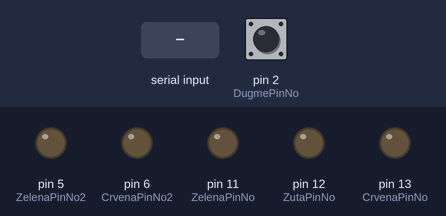
A sketch run on a simulated Arduino Uno, built with avr-gcc and run on an emulated ATmega328P. On the bench: output pins drawn as LEDs (lit = HIGH). Dashed ring = blinking. Inputs (shaded band) come from the test bench; at power-on: pin 2 (DugmePinNo) HIGH.

Above: at 1.2 s.
1.3 s: "0" received over Serial
At 2.7 s:
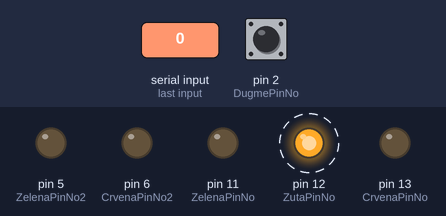
4.3 s: "1" received over Serial
At 6.4 s:
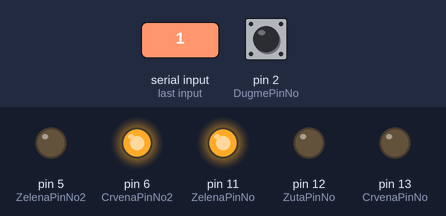
Timing chart, 0 to 7.9 s (numbered marks = the images above; inputs shaded):
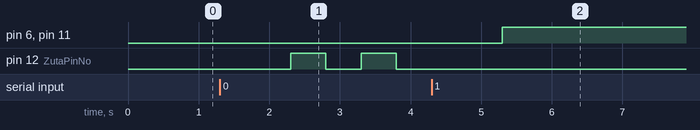

The sketch:

arduino1.ino
```cpp
const int CrvenaPinNo = 13;
const int ZutaPinNo = 12;
const int ZelenaPinNo = 11;
const int CrvenaPinNo2 = 6;
const int ZelenaPinNo2 = 5;
const int DugmePinNo = 2;

volatile int stanjeZuta = LOW; // u neaktivnom stanju zuta dioda treperi

const int VremeZeleno = 10000;
const int VremeZuto = 3000;
const int VremeZelenoPesak = 10000;
const int VremeZaPromenu = 2000;
const int VremeZaPromenu2 = 1000;
const int VremeZutaTreperi = 500;

unsigned long pocetno;
unsigned long trenutno;
unsigned long vreme;

String poruka = "";

volatile bool dugmeAktivno = false;
bool pocetnoStanje = false;
bool neaktivnoStanje = false;

void promeni(){
  if(!neaktivnoStanje){//ukoliko je deaktiviran semafor
  	dugmeAktivno = true;//pritisak na dugme nema funkciju
  }
}

void setup()
{
  Serial.begin(9600);
  pinMode(CrvenaPinNo, OUTPUT);
  pinMode(ZutaPinNo, OUTPUT);
  pinMode(ZelenaPinNo, OUTPUT);
  pinMode(CrvenaPinNo2, OUTPUT);
  pinMode(ZelenaPinNo2, OUTPUT);
  pinMode(DugmePinNo, INPUT);

  digitalWrite(CrvenaPinNo, LOW);
  digitalWrite(ZutaPinNo, LOW);
  digitalWrite(ZelenaPinNo, LOW);
  digitalWrite(CrvenaPinNo2, LOW);
  digitalWrite(ZelenaPinNo2, LOW);

  attachInterrupt(digitalPinToInterrupt(DugmePinNo), promeni, FALLING);

}

void aktivan(){
  	trenutno = millis();
    vreme = trenutno - pocetno;
    while(vreme<VremeZeleno){//provera da li je proslo 10s
      trenutno = millis();
      vreme = trenutno - pocetno;
   	}

    digitalWrite(ZelenaPinNo, LOW);
    digitalWrite(ZutaPinNo, HIGH);
    delay(VremeZuto);

    digitalWrite(ZutaPinNo, LOW);
    digitalWrite(CrvenaPinNo, HIGH);
   	delay(VremeZaPromenu);

    digitalWrite(CrvenaPinNo2, LOW);
    digitalWrite(ZelenaPinNo2, HIGH);
    delay(VremeZelenoPesak);

    digitalWrite(ZelenaPinNo2, LOW);
    digitalWrite(CrvenaPinNo2, HIGH);
    delay(VremeZaPromenu2);

    digitalWrite(CrvenaPinNo, LOW);
    digitalWrite(ZutaPinNo, HIGH);
    delay(VremeZuto);

    digitalWrite(ZutaPinNo, LOW);
    digitalWrite(ZelenaPinNo, HIGH);

  	pocetno = millis();

    dugmeAktivno = false;
}

void neaktivan(){
  //gase se sve lampice
  digitalWrite(CrvenaPinNo, LOW);
  digitalWrite(ZutaPinNo, LOW);
  digitalWrite(ZelenaPinNo, LOW);
  digitalWrite(CrvenaPinNo2, LOW);
  digitalWrite(ZelenaPinNo2, LOW);

  //promenljiva koja onemogucava pešaka da promeni stanje na semaforu
  neaktivnoStanje = true;

  while(poruka=="0"){
  	stanjeZuta = !stanjeZuta;
  	digitalWrite(ZutaPinNo, stanjeZuta);
  	delay(VremeZutaTreperi);
    if(Serial.available()>0){
  	  poruka = Serial.readString();
  	}
  }
}

void loop()
{
  if(Serial.available()>0){
  	poruka = Serial.readString();
  }
    if(poruka == "1"){
      if(!pocetnoStanje){
        digitalWrite(CrvenaPinNo, LOW);
        digitalWrite(ZutaPinNo, LOW);
        digitalWrite(ZelenaPinNo, HIGH);
        digitalWrite(CrvenaPinNo2, HIGH);
        digitalWrite(ZelenaPinNo2, LOW);
        pocetno = millis();//pocinje da meri vreme za zeleno svetlo za vozila
        pocetnoStanje = true;
      }
      if(dugmeAktivno){
        aktivan();
      }
    }else if(poruka == "0"){
      neaktivan();
      pocetnoStanje = false;
      neaktivnoStanje = false;
    }

}
```

Measured:
- after the input at 1.3 s, pin 12 (ZutaPinNo): alternates HIGH for 0.50 s and LOW for 0.50 s, starting after 1.0 s
- after the input at 4.3 s, pin 6 (CrvenaPinNo2), pin 11 (ZelenaPinNo): LOW → HIGH after 1.0 s; pin 12 (ZutaPinNo): stops changing and stays LOW
